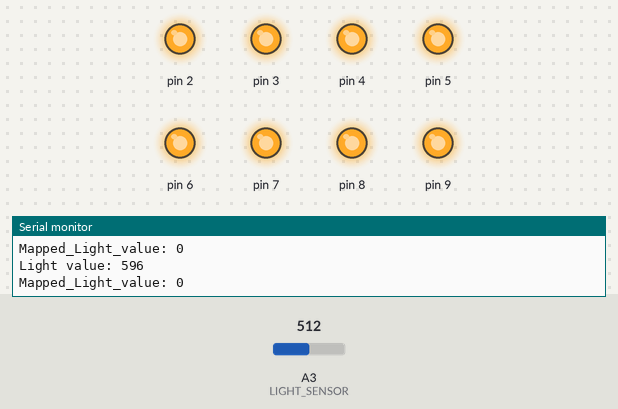
A sketch run on a simulated Arduino Uno, built with avr-gcc and run on an emulated ATmega328P. On the bench: output pins drawn as LEDs (lit = HIGH), the last lines printed to the serial monitor. The test bench sets the inputs (shaded band); at power-on: A3 (LIGHT_SENSOR) = 512.

Above: at 1.2 s.
1.3 s: A3 (LIGHT_SENSOR) set to 879
2.8 s: A3 (LIGHT_SENSOR) set to 908
At 3.9 s:
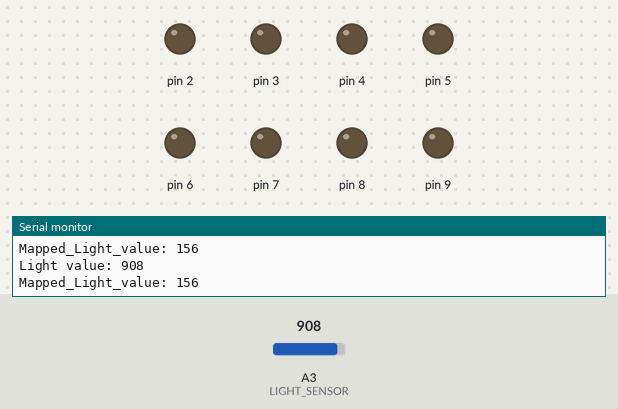
4.4 s: A3 (LIGHT_SENSOR) set to 716
At 5.6 s:
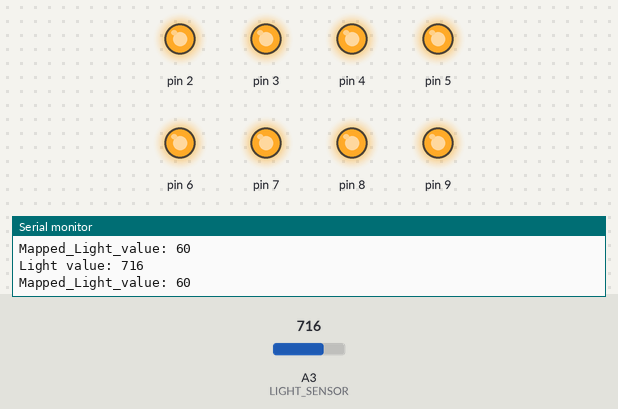
6.0 s: A3 (LIGHT_SENSOR) set to 900
At 7.3 s:
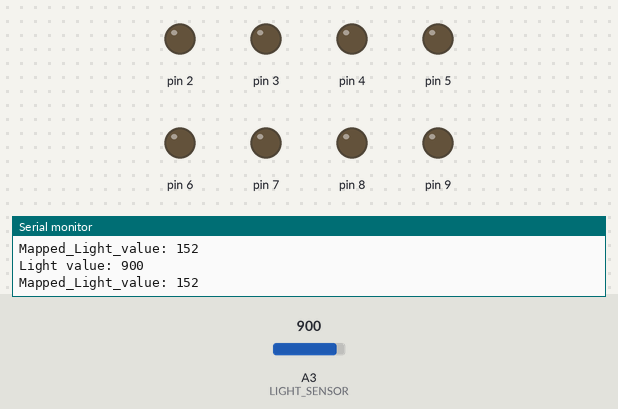
Timing chart, 0 to 8.6 s (numbered marks = the images above; inputs shaded):
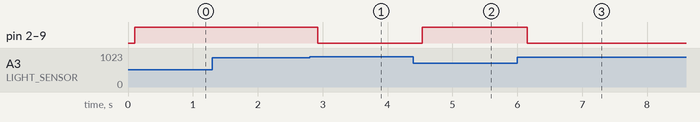

The sketch:

Light_Sensor_V2.ino
```cpp
const uint8_t LIGHT_SENSOR{A3};
//자동차 라이트 자동 ON, OFF 시뮬레이션
//포토폴리오 -> 향후 자동차에 자동으로 라이트가 들어오는 기능을 만들고 싶습니다.
const uint8_t LEDS[]{2U,3U,4U,5U,6U,7U,8U,9U};

void setup() {
  // put your setup code here, to run once:
  Serial.begin(115200UL);
  pinMode(LIGHT_SENSOR,INPUT);
  for(auto&&i :LEDS){
    pinMode(i,OUTPUT);
  }
}

void loop() {
  // put your main code here, to run repeatedly:

  uint16_t light_value = analogRead(LIGHT_SENSOR);
  light_value=constrain(light_value, 596,1000);
  uint16_t mapped_light_value = map(light_value, 596,1000,0,202);
  Serial.print(F("Light value: "));
  Serial.println(light_value);
  Serial.print(F("Mapped_Light_value: "));
  Serial.println(mapped_light_value);
  delay(100UL);
  if(mapped_light_value>150){
    for(int i=0; i<8; ++i){
      digitalWrite(LEDS[i],LOW);
    }
  }
  if(mapped_light_value<=150){
    for(int i=0; i<8; ++i){
      digitalWrite(LEDS[i], HIGH);
    }
  }
}
```

Measured:
- the behaviour switches between 897 and 898 on A3 (LIGHT_SENSOR) (found by bisection; images 0 and 1)
- after the input at 2.8 s, pin 2–9: HIGH → LOW after 0.12 s
- after the input at 4.4 s, pin 2–9: LOW → HIGH after 0.14 s
- after the input at 6.0 s, pin 2–9: HIGH → LOW after 0.15 s
